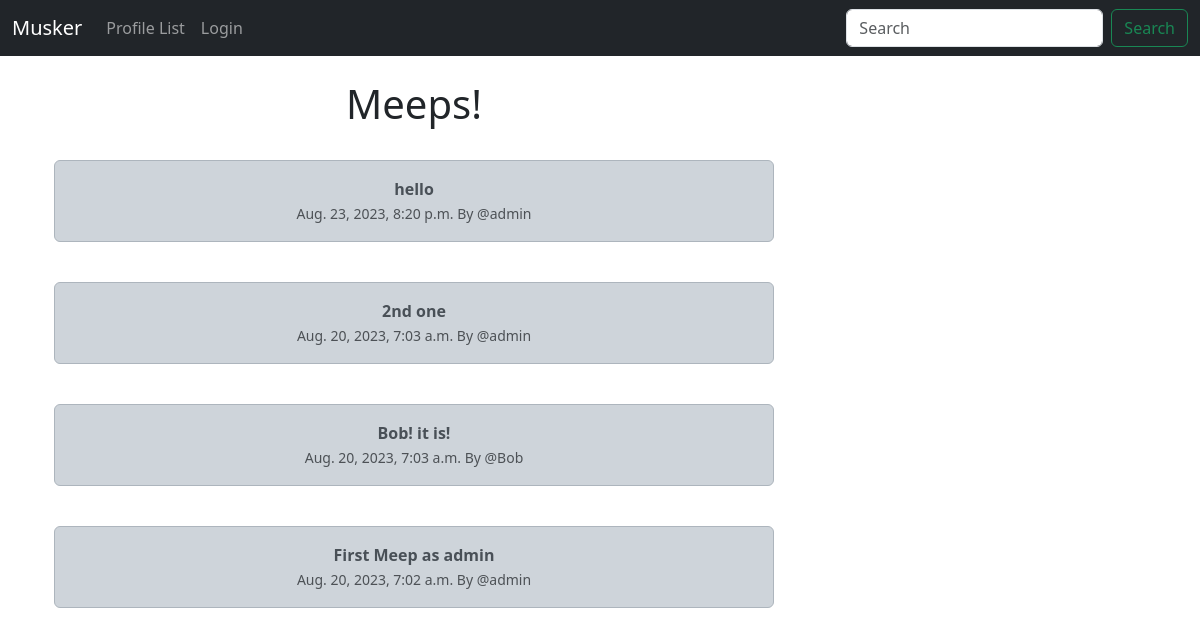
The page / on the database its author committed.
### musker/models.py (models this page shows, shortened)
class Meep(models.Model):
    user = models.ForeignKey(
        User, related_name="meeps", on_delete=models.DO_NOTHING
    )
    body = models.CharField(max_length=250)
    created_at = models.DateTimeField(auto_now_add=True)

### musker/views.py (the view)
# urls.py: path('', views.home, name='home'),
def home(request):
    if request.user.is_authenticated:
        form = MeepForm(request.POST or None)
        if request.method == "POST":
            if form.is_valid():
                meep = form.save(commit=False) # dont save yet
                meep.user = request.user # save for specific user only
                meep.save() # save finally
                messages.success(request, ("Your Meep has been Posted!"))
                return redirect('home')
        meeps = Meep.objects.all().order_by("-created_at")
        return render(request, 'home.html', {"meeps":meeps, "form":form})
    else:
        meeps = Meep.objects.all().order_by("-created_at")
        return render(request, 'home.html', {"meeps":meeps})

### musker/templates/home.html (shortened to what this page needs)
{% extends 'base.html' %}
{% block content %}
<div class="container text-center">
    <div class="row">
        <div class="col-8">
            <h1>Meeps!</h1>
            <br>
            {% for meep in meeps %}
                <div class="alert alert-dark" role="alert">
                    <b>{{ meep.body }}</b><br>
                    <small class="text-muted">
                        {{ meep.created_at }} By
                        @{{ meep.user.username }}
                    </small>
                </div><br>
            {% endfor %}
        </div>
        <div class="col-4">
            <br><br><br>
        </div>
    </div>
</div>
{% endblock content %}

### rows shown on the page
Meep: body "hello", created_at "Aug. 23, 2023, 8:20 p.m.", user.username "admin"
Meep: body "2nd one", created_at "Aug. 20, 2023, 7:03 a.m.", user.username "admin"
Meep: body "Bob! it is!", created_at "Aug. 20, 2023, 7:03 a.m.", user.username "Bob"
Meep: body "First Meep as admin", created_at "Aug. 20, 2023, 7:02 a.m.", user.username "admin"
